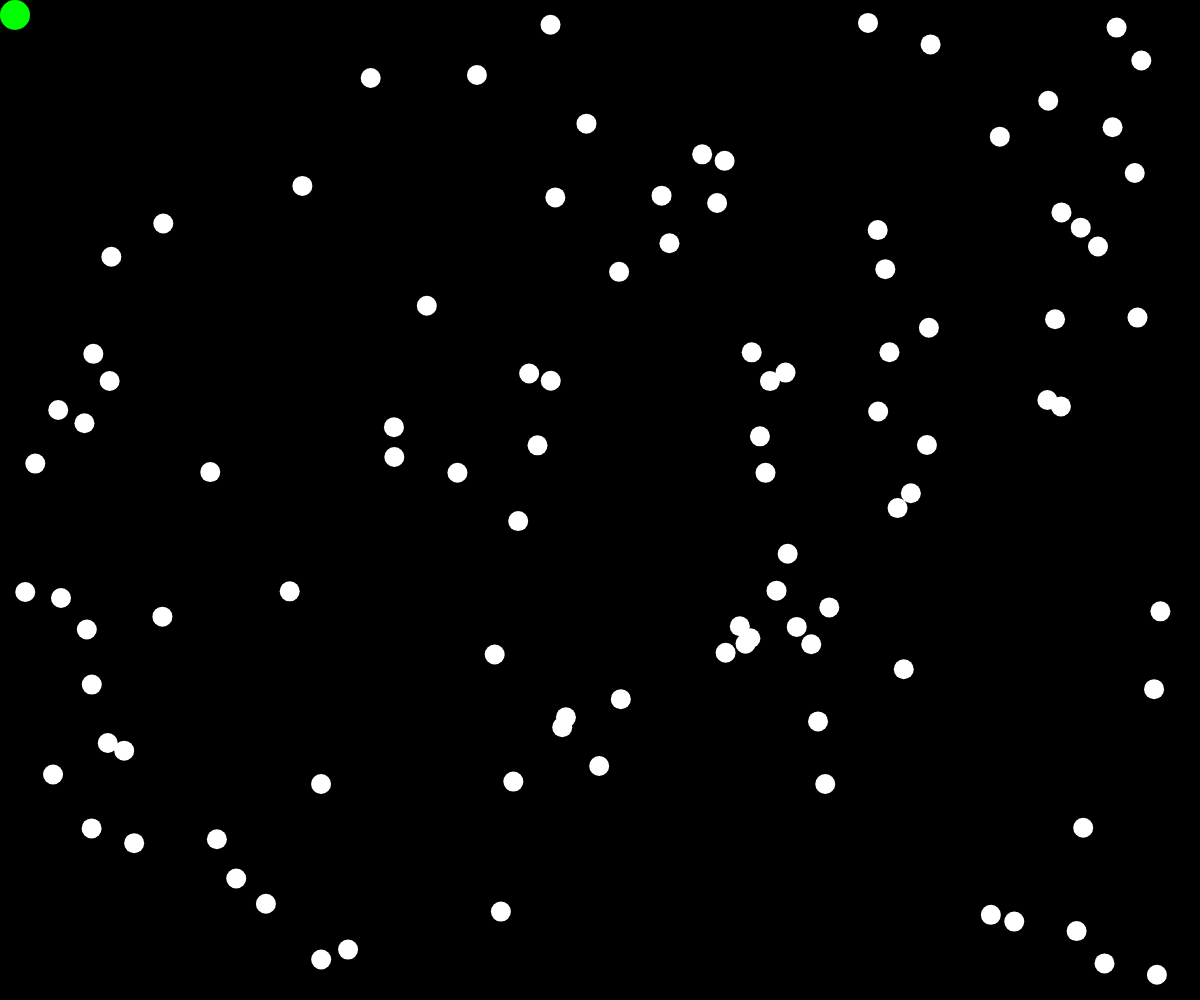
Frame 1 (no input)
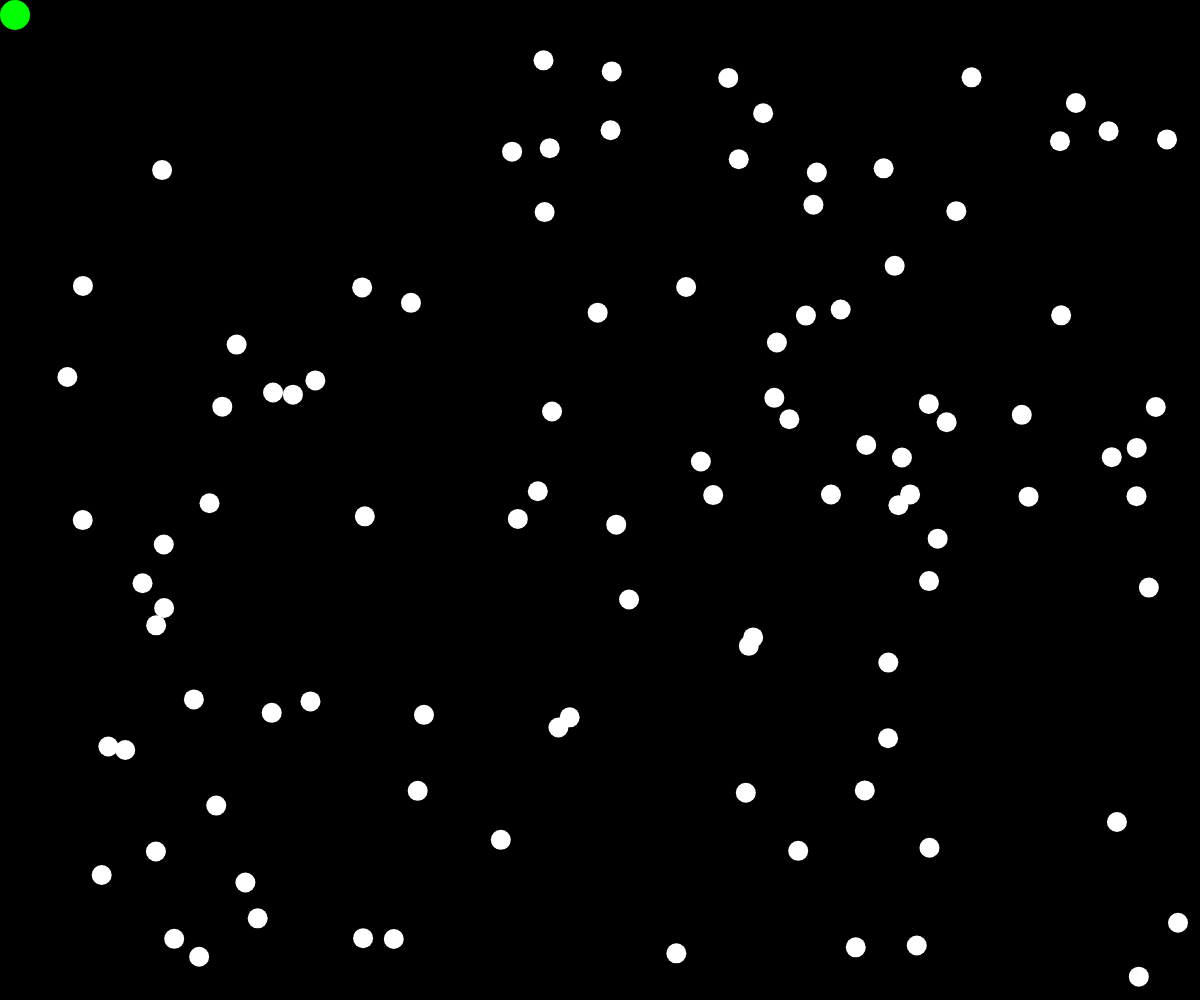
Frame 60 (no input)
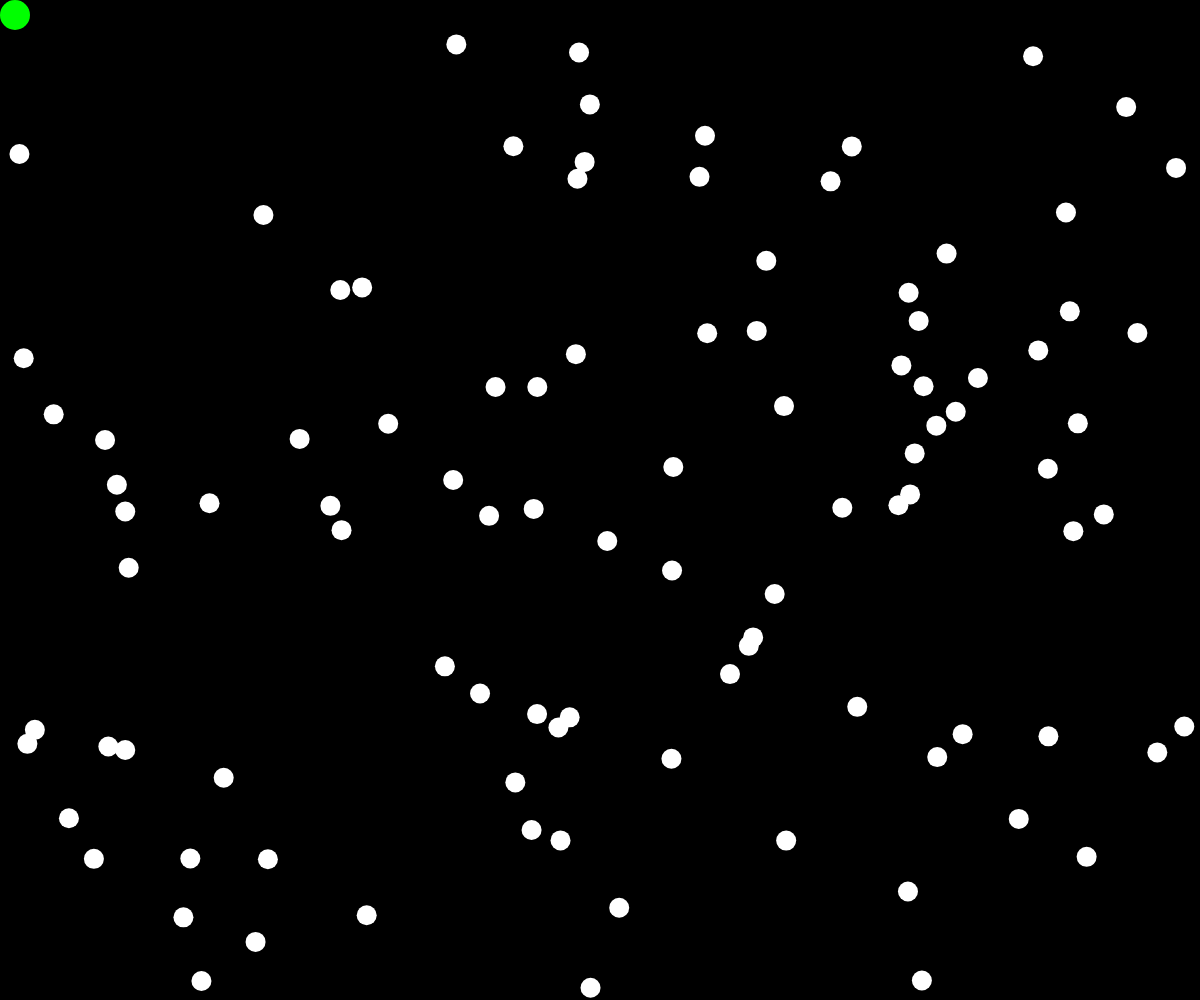
Frame 120 (the mouse pressed at the canvas centre since frame 60)

The p5.js sketch that drew these frames (run headless with seeded random() and noise() and a simulated clock; from frame 60 on, the mouse is pressed at the canvas centre):

// p5.js sketch
// ── sketch.js
let b, c = [];

let keyActive = [false, false, false, false];

function setup() {
  createCanvas(windowWidth, windowHeight);
  noStroke();
  b = new Ponto(15, 15, 30, 5, new RGB(0, 255, 0));
  for (let i = 0; i < 100; i++) {
    c[i] = new Ponto(random(20, windowWidth-20), random(20, windowHeight-20), 20, 1);
  }
}

function draw() {
  background(0);

  for (let i = 0; i < c.length; i++) {
    c[i].desenha();
    for (let j = 0; j < c.length; j++) {
      if(i!=j) c[i].colisao(c[j]);
    }
    c[i].colisao(b);
    c[i].mover();
  }
  b.desenha();
  b.andar();
}

class RGB{
  constructor(r = 255, g = 255, b = 255){
    this.r = r;
    this.g = g;
    this.b = b;
  }
}

class Ponto{
  constructor(x = 5, y = 5, tam = 10, mag = 5, cor = new RGB()){
    this.x = x;
    this.y = y;
    this.tam = tam;
    this.mag = mag;
    this.cor = cor;
    this.vx = random(-5, 5);
    this.vy = random(-5, 5);
  }
  
  colisao(b){
    if (dist(b.x, b.y, this.x, this.y)<b.tam/2+this.tam/2) {
      this.vx*=-1;
      this.vy*=-1;
    }
  }
  
  mover(){
    if (this.x>windowWidth-this.tam/2||this.x<this.tam/2) {
      this.vx*=-1;
    }
    if (this.y>windowHeight-this.tam/2||this.y<this.tam/2) {
      this.vy*=-1;
    }
    
    this.x+=this.vx;
    this.y+=this.vy;
  }
  
  andar(){
    //UP_ARROW
    if (keyActive[0]&&(this.y>this.tam/2)) {this.y+=-this.mag;}
    
    //DOWN_ARROW
    if (keyActive[1]&&(this.y<windowHeight-this.tam/2)) {this.y+=this.mag;}
    
    //LEFT_ARROW
    if (keyActive[2]&&(this.x>this.tam/2)) {this.x+=-this.mag;}
    
    //RIGHT_ARROW
    if (keyActive[3]&&(this.x<windowWidth-this.tam/2)) {this.x+=this.mag;}
  }
  
  desenha(){
    fill(this.cor.r, this.cor.g, this.cor.b);
    ellipse(this.x, this.y, this.tam);
  }
}

function keyPressed(){
  switch(keyCode){
    case UP_ARROW:
      keyActive[0] = true;
      break;
    case DOWN_ARROW:
      keyActive[1] = true;
      break;
    case LEFT_ARROW:
      keyActive[2] = true;
      break;
    case RIGHT_ARROW:
      keyActive[3] = true;
      break;
    default:
      break;
  }
}

function keyReleased(){
  switch(keyCode){
    case UP_ARROW:
      keyActive[0] = false;
      break;
    case DOWN_ARROW:
      keyActive[1] = false;
      break;
    case LEFT_ARROW:
      keyActive[2] = false;
      break;
    case RIGHT_ARROW:
      keyActive[3] = false;
      break;
    default:
      break;
  }
}
